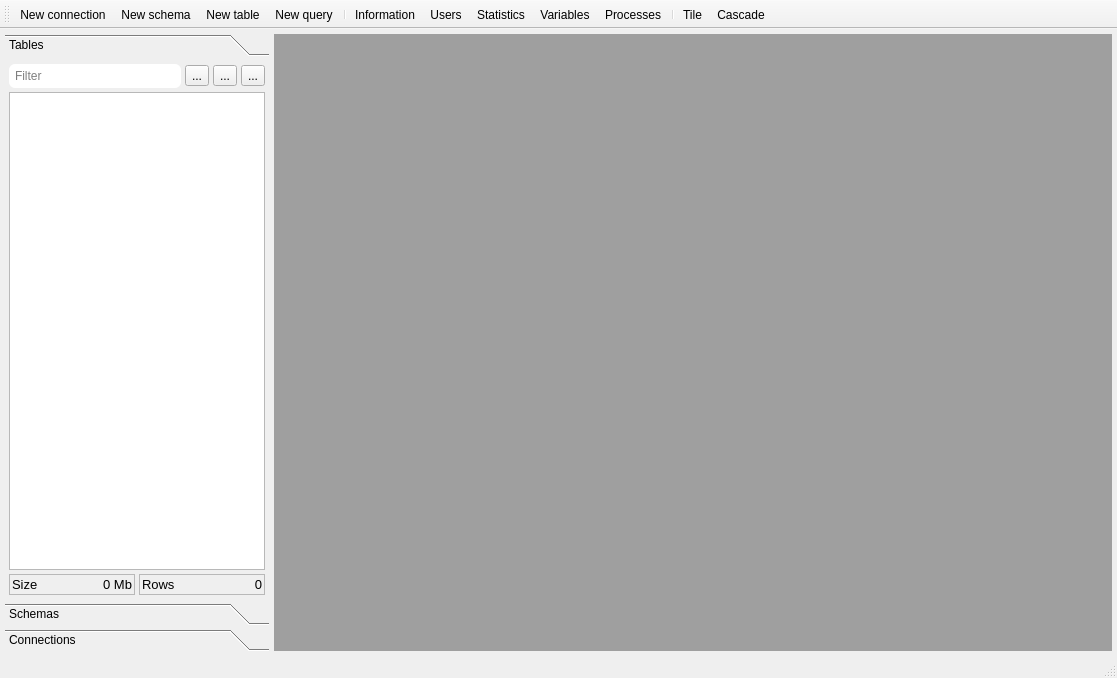
<?xml version="1.0" encoding="UTF-8"?>
<ui version="4.0">
 <class>MainWindow</class>
 <widget class="QMainWindow" name="MainWindow">
  <property name="geometry">
   <rect>
    <x>0</x>
    <y>0</y>
    <width>1117</width>
    <height>678</height>
   </rect>
  </property>
  <property name="windowTitle">
   <string>Sequel Fast</string>
  </property>
  <widget class="QWidget" name="centralwidget">
   <layout class="QGridLayout" name="gridLayout">
    <property name="leftMargin">
     <number>5</number>
    </property>
    <property name="topMargin">
     <number>5</number>
    </property>
    <property name="rightMargin">
     <number>5</number>
    </property>
    <property name="bottomMargin">
     <number>5</number>
    </property>
    <property name="horizontalSpacing">
     <number>5</number>
    </property>
    <property name="verticalSpacing">
     <number>4</number>
    </property>
    <item row="0" column="0">
     <widget class="QToolBox" name="toolBoxLeft">
      <property name="sizePolicy">
       <sizepolicy hsizetype="Fixed" vsizetype="Preferred">
        <horstretch>0</horstretch>
        <verstretch>0</verstretch>
       </sizepolicy>
      </property>
      <property name="styleSheet">
       <string notr="true"/>
      </property>
      <property name="frameShape">
       <enum>QFrame::Shape::NoFrame</enum>
      </property>
      <property name="frameShadow">
       <enum>QFrame::Shadow::Plain</enum>
      </property>
      <property name="currentIndex">
       <number>0</number>
      </property>
      <property name="tabSpacing">
       <number>4</number>
      </property>
      <widget class="QWidget" name="pageTables_3">
       <property name="geometry">
        <rect>
         <x>0</x>
         <y>0</y>
         <width>266</width>
         <height>473</height>
        </rect>
       </property>
       <attribute name="icon">
        <iconset>
         <normalon>:/icons/resources/element.svg</normalon>
        </iconset>
       </attribute>
       <attribute name="label">
        <string>Tables</string>
       </attribute>
       <layout class="QVBoxLayout" name="verticalLayout">
        <property name="spacing">
         <number>4</number>
        </property>
        <property name="leftMargin">
         <number>4</number>
        </property>
        <property name="topMargin">
         <number>4</number>
        </property>
        <property name="rightMargin">
         <number>4</number>
        </property>
        <property name="bottomMargin">
         <number>4</number>
        </property>
        <item>
         <layout class="QHBoxLayout" name="horizontalLayout">
          <property name="spacing">
           <number>4</number>
          </property>
          <item>
           <widget class="QLineEdit" name="lineEditTables">
            <property name="styleSheet">
             <string notr="true">QLineEdit {padding: 4px; border-color: #ddd; border-width: 1px; border-radius: 6px}</string>
            </property>
            <property name="maxLength">
             <number>80</number>
            </property>
            <property name="placeholderText">
             <string>Filter</string>
            </property>
           </widget>
          </item>
          <item>
           <widget class="QToolButton" name="buttonFilterTables">
            <property name="text">
             <string>...</string>
            </property>
            <property name="icon">
             <iconset resource="icons.qrc">
              <normaloff>:/icons/resources/heart tick.svg</normaloff>:/icons/resources/heart tick.svg</iconset>
            </property>
            <property name="iconSize">
             <size>
              <width>16</width>
              <height>16</height>
             </size>
            </property>
            <property name="checkable">
             <bool>true</bool>
            </property>
           </widget>
          </item>
          <item>
           <widget class="QToolButton" name="buttonEditTables">
            <property name="text">
             <string>...</string>
            </property>
            <property name="icon">
             <iconset resource="icons.qrc">
              <normaloff>:/icons/resources/brush.svg</normaloff>:/icons/resources/brush.svg</iconset>
            </property>
            <property name="iconSize">
             <size>
              <width>16</width>
              <height>16</height>
             </size>
            </property>
            <property name="checkable">
             <bool>true</bool>
            </property>
           </widget>
          </item>
          <item>
           <widget class="QToolButton" name="buttonUpdateTables">
            <property name="text">
             <string>...</string>
            </property>
            <property name="icon">
             <iconset resource="icons.qrc">
              <normaloff>:/icons/resources/refresh square.svg</normaloff>:/icons/resources/refresh square.svg</iconset>
            </property>
            <property name="iconSize">
             <size>
              <width>16</width>
              <height>16</height>
             </size>
            </property>
            <property name="checkable">
             <bool>false</bool>
            </property>
           </widget>
          </item>
         </layout>
        </item>
        <item>
         <widget class="QListView" name="listViewTables">
          <property name="editTriggers">
           <set>QAbstractItemView::EditTrigger::NoEditTriggers</set>
          </property>
          <property name="alternatingRowColors">
           <bool>true</bool>
          </property>
         </widget>
        </item>
        <item>
         <layout class="QHBoxLayout" name="horizontalLayout_6">
          <property name="spacing">
           <number>4</number>
          </property>
          <item>
           <widget class="QFrame" name="frame">
            <property name="frameShape">
             <enum>QFrame::Shape::StyledPanel</enum>
            </property>
            <property name="frameShadow">
             <enum>QFrame::Shadow::Raised</enum>
            </property>
            <layout class="QHBoxLayout" name="horizontalLayout_4">
             <property name="leftMargin">
              <number>2</number>
             </property>
             <property name="topMargin">
              <number>2</number>
             </property>
             <property name="rightMargin">
              <number>2</number>
             </property>
             <property name="bottomMargin">
              <number>2</number>
             </property>
             <item>
              <widget class="QLabel" name="label">
               <property name="font">
                <font>
                 <pointsize>10</pointsize>
                </font>
               </property>
               <property name="text">
                <string>Size</string>
               </property>
              </widget>
             </item>
             <item>
              <widget class="QLabel" name="labelTablesSize">
               <property name="font">
                <font>
                 <pointsize>10</pointsize>
                </font>
               </property>
               <property name="frameShape">
                <enum>QFrame::Shape::NoFrame</enum>
               </property>
               <property name="frameShadow">
                <enum>QFrame::Shadow::Raised</enum>
               </property>
               <property name="text">
                <string>0 Mb</string>
               </property>
               <property name="alignment">
                <set>Qt::AlignmentFlag::AlignRight|Qt::AlignmentFlag::AlignTrailing|Qt::AlignmentFlag::AlignVCenter</set>
               </property>
              </widget>
             </item>
            </layout>
           </widget>
          </item>
          <item>
           <widget class="QFrame" name="frame_2">
            <property name="frameShape">
             <enum>QFrame::Shape::StyledPanel</enum>
            </property>
            <property name="frameShadow">
             <enum>QFrame::Shadow::Raised</enum>
            </property>
            <layout class="QHBoxLayout" name="horizontalLayout_5">
             <property name="leftMargin">
              <number>2</number>
             </property>
             <property name="topMargin">
              <number>2</number>
             </property>
             <property name="rightMargin">
              <number>2</number>
             </property>
             <property name="bottomMargin">
              <number>2</number>
             </property>
             <item>
              <widget class="QLabel" name="label_3">
               <property name="font">
                <font>
                 <pointsize>10</pointsize>
                </font>
               </property>
               <property name="text">
                <string>Rows</string>
               </property>
               <property name="alignment">
                <set>Qt::AlignmentFlag::AlignLeading|Qt::AlignmentFlag::AlignLeft|Qt::AlignmentFlag::AlignVCenter</set>
               </property>
              </widget>
             </item>
             <item>
              <widget class="QLabel" name="labelTablesRows">
               <property name="font">
                <font>
                 <pointsize>10</pointsize>
                </font>
               </property>
               <property name="frameShape">
                <enum>QFrame::Shape::NoFrame</enum>
               </property>
               <property name="frameShadow">
                <enum>QFrame::Shadow::Raised</enum>
               </property>
               <property name="text">
                <string>0</string>
               </property>
               <property name="alignment">
                <set>Qt::AlignmentFlag::AlignRight|Qt::AlignmentFlag::AlignTrailing|Qt::AlignmentFlag::AlignVCenter</set>
               </property>
              </widget>
             </item>
            </layout>
           </widget>
          </item>
         </layout>
        </item>
       </layout>
      </widget>
      <widget class="QWidget" name="pageSchemas_3">
       <property name="geometry">
        <rect>
         <x>0</x>
         <y>0</y>
         <width>266</width>
         <height>473</height>
        </rect>
       </property>
       <attribute name="icon">
        <iconset>
         <normalon>:/icons/resources/layer.svg</normalon>
        </iconset>
       </attribute>
       <attribute name="label">
        <string>Schemas</string>
       </attribute>
       <layout class="QVBoxLayout" name="verticalLayout_3">
        <property name="spacing">
         <number>4</number>
        </property>
        <property name="leftMargin">
         <number>4</number>
        </property>
        <property name="topMargin">
         <number>4</number>
        </property>
        <property name="rightMargin">
         <number>4</number>
        </property>
        <property name="bottomMargin">
         <number>4</number>
        </property>
        <item>
         <layout class="QHBoxLayout" name="horizontalLayout_3">
          <property name="spacing">
           <number>4</number>
          </property>
          <item>
           <widget class="QLineEdit" name="lineEditSchemas">
            <property name="styleSheet">
             <string notr="true">QLineEdit {padding: 4px; border-radius: 6px}</string>
            </property>
            <property name="maxLength">
             <number>80</number>
            </property>
            <property name="placeholderText">
             <string>Filter</string>
            </property>
           </widget>
          </item>
          <item>
           <widget class="QToolButton" name="buttonFilterSchemas">
            <property name="text">
             <string>...</string>
            </property>
            <property name="icon">
             <iconset resource="icons.qrc">
              <normaloff>:/icons/resources/heart tick.svg</normaloff>:/icons/resources/heart tick.svg</iconset>
            </property>
            <property name="iconSize">
             <size>
              <width>16</width>
              <height>16</height>
             </size>
            </property>
            <property name="checkable">
             <bool>true</bool>
            </property>
           </widget>
          </item>
          <item>
           <widget class="QToolButton" name="buttonEditSchemas">
            <property name="text">
             <string>...</string>
            </property>
            <property name="icon">
             <iconset resource="icons.qrc">
              <normaloff>:/icons/resources/brush.svg</normaloff>:/icons/resources/brush.svg</iconset>
            </property>
            <property name="iconSize">
             <size>
              <width>16</width>
              <height>16</height>
             </size>
            </property>
            <property name="checkable">
             <bool>true</bool>
            </property>
           </widget>
          </item>
          <item>
           <widget class="QToolButton" name="buttonUpdateSchemas">
            <property name="text">
             <string>...</string>
            </property>
            <property name="icon">
             <iconset resource="icons.qrc">
              <normaloff>:/icons/resources/refresh square.svg</normaloff>:/icons/resources/refresh square.svg</iconset>
            </property>
            <property name="iconSize">
             <size>
              <width>16</width>
              <height>16</height>
             </size>
            </property>
            <property name="checkable">
             <bool>false</bool>
            </property>
           </widget>
          </item>
         </layout>
        </item>
        <item>
         <widget class="QListView" name="listViewSchemas">
          <property name="editTriggers">
           <set>QAbstractItemView::EditTrigger::NoEditTriggers</set>
          </property>
          <property name="alternatingRowColors">
           <bool>true</bool>
          </property>
          <property name="selectionBehavior">
           <enum>QAbstractItemView::SelectionBehavior::SelectItems</enum>
          </property>
         </widget>
        </item>
        <item>
         <layout class="QHBoxLayout" name="horizontalLayout_7">
          <property name="spacing">
           <number>4</number>
          </property>
          <item>
           <widget class="QFrame" name="frame_3">
            <property name="frameShape">
             <enum>QFrame::Shape::StyledPanel</enum>
            </property>
            <property name="frameShadow">
             <enum>QFrame::Shadow::Raised</enum>
            </property>
            <layout class="QHBoxLayout" name="horizontalLayout_8">
             <property name="leftMargin">
              <number>4</number>
             </property>
             <property name="topMargin">
              <number>4</number>
             </property>
             <property name="rightMargin">
              <number>4</number>
             </property>
             <property name="bottomMargin">
              <number>4</number>
             </property>
             <item>
              <widget class="QLabel" name="label_5">
               <property name="font">
                <font>
                 <pointsize>10</pointsize>
                </font>
               </property>
               <property name="text">
                <string>Size</string>
               </property>
              </widget>
             </item>
             <item>
              <widget class="QLabel" name="labelSchemaSize">
               <property name="font">
                <font>
                 <pointsize>10</pointsize>
                </font>
               </property>
               <property name="frameShape">
                <enum>QFrame::Shape::NoFrame</enum>
               </property>
               <property name="text">
                <string>0 Mb</string>
               </property>
               <property name="alignment">
                <set>Qt::AlignmentFlag::AlignRight|Qt::AlignmentFlag::AlignTrailing|Qt::AlignmentFlag::AlignVCenter</set>
               </property>
              </widget>
             </item>
            </layout>
           </widget>
          </item>
          <item>
           <widget class="QFrame" name="frame_4">
            <property name="frameShape">
             <enum>QFrame::Shape::StyledPanel</enum>
            </property>
            <property name="frameShadow">
             <enum>QFrame::Shadow::Raised</enum>
            </property>
            <layout class="QHBoxLayout" name="horizontalLayout_9">
             <property name="leftMargin">
              <number>4</number>
             </property>
             <property name="topMargin">
              <number>4</number>
             </property>
             <property name="rightMargin">
              <number>4</number>
             </property>
             <property name="bottomMargin">
              <number>4</number>
             </property>
             <item>
              <widget class="QLabel" name="label_7">
               <property name="font">
                <font>
                 <pointsize>10</pointsize>
                </font>
               </property>
               <property name="text">
                <string>Tables</string>
               </property>
               <property name="alignment">
                <set>Qt::AlignmentFlag::AlignLeading|Qt::AlignmentFlag::AlignLeft|Qt::AlignmentFlag::AlignVCenter</set>
               </property>
              </widget>
             </item>
             <item>
              <widget class="QLabel" name="labelSchemaTables">
               <property name="font">
                <font>
                 <pointsize>10</pointsize>
                </font>
               </property>
               <property name="frameShape">
                <enum>QFrame::Shape::NoFrame</enum>
               </property>
               <property name="text">
                <string>0</string>
               </property>
               <property name="alignment">
                <set>Qt::AlignmentFlag::AlignRight|Qt::AlignmentFlag::AlignTrailing|Qt::AlignmentFlag::AlignVCenter</set>
               </property>
              </widget>
             </item>
            </layout>
           </widget>
          </item>
         </layout>
        </item>
       </layout>
      </widget>
      <widget class="QWidget" name="pageConnections_3">
       <property name="geometry">
        <rect>
         <x>0</x>
         <y>0</y>
         <width>264</width>
         <height>473</height>
        </rect>
       </property>
       <attribute name="icon">
        <iconset>
         <normalon>:/icons/resources/cloud connection.svg</normalon>
        </iconset>
       </attribute>
       <attribute name="label">
        <string>Connections</string>
       </attribute>
       <layout class="QVBoxLayout" name="verticalLayout_2">
        <property name="spacing">
         <number>4</number>
        </property>
        <property name="leftMargin">
         <number>4</number>
        </property>
        <property name="topMargin">
         <number>4</number>
        </property>
        <property name="rightMargin">
         <number>4</number>
        </property>
        <property name="bottomMargin">
         <number>4</number>
        </property>
        <item>
         <layout class="QHBoxLayout" name="horizontalLayout_2">
          <property name="spacing">
           <number>4</number>
          </property>
          <item>
           <widget class="QLineEdit" name="lineEditConns">
            <property name="styleSheet">
             <string notr="true">QLineEdit {padding: 4px; border-radius: 6px}</string>
            </property>
            <property name="maxLength">
             <number>80</number>
            </property>
            <property name="placeholderText">
             <string>Filter</string>
            </property>
           </widget>
          </item>
          <item>
           <widget class="QToolButton" name="buttonNewConns">
            <property name="text">
             <string>...</string>
            </property>
            <property name="icon">
             <iconset resource="icons.qrc">
              <normaloff>:/icons/resources/add square.svg</normaloff>:/icons/resources/add square.svg</iconset>
            </property>
            <property name="iconSize">
             <size>
              <width>16</width>
              <height>16</height>
             </size>
            </property>
           </widget>
          </item>
          <item>
           <widget class="QToolButton" name="buttonEditConns">
            <property name="text">
             <string>...</string>
            </property>
            <property name="icon">
             <iconset resource="icons.qrc">
              <normaloff>:/icons/resources/brush.svg</normaloff>:/icons/resources/brush.svg</iconset>
            </property>
            <property name="iconSize">
             <size>
              <width>16</width>
              <height>16</height>
             </size>
            </property>
            <property name="checkable">
             <bool>true</bool>
            </property>
           </widget>
          </item>
         </layout>
        </item>
        <item>
         <widget class="QListView" name="listViewConns">
          <property name="styleSheet">
           <string notr="true">QListView {padding: 6px}</string>
          </property>
          <property name="editTriggers">
           <set>QAbstractItemView::EditTrigger::NoEditTriggers</set>
          </property>
         </widget>
        </item>
       </layout>
      </widget>
     </widget>
    </item>
    <item row="0" column="1">
     <widget class="QMdiArea" name="mdiArea"/>
    </item>
   </layout>
  </widget>
  <widget class="QMenuBar" name="menubar">
   <property name="geometry">
    <rect>
     <x>0</x>
     <y>0</y>
     <width>1117</width>
     <height>24</height>
    </rect>
   </property>
   <property name="sizePolicy">
    <sizepolicy hsizetype="MinimumExpanding" vsizetype="Fixed">
     <horstretch>0</horstretch>
     <verstretch>0</verstretch>
    </sizepolicy>
   </property>
  </widget>
  <widget class="QStatusBar" name="statusbar"/>
  <widget class="QToolBar" name="toolBar">
   <property name="windowTitle">
    <string>toolBar</string>
   </property>
   <property name="iconSize">
    <size>
     <width>32</width>
     <height>32</height>
    </size>
   </property>
   <property name="toolButtonStyle">
    <enum>Qt::ToolButtonStyle::ToolButtonTextUnderIcon</enum>
   </property>
   <attribute name="toolBarArea">
    <enum>TopToolBarArea</enum>
   </attribute>
   <attribute name="toolBarBreak">
    <bool>false</bool>
   </attribute>
   <addaction name="actionNew_connection"/>
   <addaction name="actionNew_schema"/>
   <addaction name="actionNew_table"/>
   <addaction name="actionNew_query"/>
   <addaction name="separator"/>
   <addaction name="actionInformation"/>
   <addaction name="actionUsers"/>
   <addaction name="actionStatistics"/>
   <addaction name="actionVariables"/>
   <addaction name="actionProcesses"/>
   <addaction name="separator"/>
   <addaction name="actionTile"/>
   <addaction name="actionCascade"/>
  </widget>
  <action name="actionNew_connection">
   <property name="icon">
    <iconset resource="icons.qrc">
     <normaloff>:/icons/resources/cloud connection.svg</normaloff>:/icons/resources/cloud connection.svg</iconset>
   </property>
   <property name="text">
    <string>New connection</string>
   </property>
  </action>
  <action name="actionNew_schema">
   <property name="icon">
    <iconset resource="icons.qrc">
     <normaloff>:/icons/resources/layer.svg</normaloff>:/icons/resources/layer.svg</iconset>
   </property>
   <property name="text">
    <string>New schema</string>
   </property>
  </action>
  <action name="actionNew_table">
   <property name="icon">
    <iconset resource="icons.qrc">
     <normaloff>:/icons/resources/copy.svg</normaloff>:/icons/resources/copy.svg</iconset>
   </property>
   <property name="text">
    <string>New table</string>
   </property>
  </action>
  <action name="actionNew_query">
   <property name="icon">
    <iconset resource="icons.qrc">
     <normaloff>:/icons/resources/receipt.svg</normaloff>:/icons/resources/receipt.svg</iconset>
   </property>
   <property name="text">
    <string>New query</string>
   </property>
  </action>
  <action name="actionInformation">
   <property name="icon">
    <iconset resource="icons.qrc">
     <normaloff>:/icons/resources/information.svg</normaloff>:/icons/resources/information.svg</iconset>
   </property>
   <property name="text">
    <string>Information</string>
   </property>
  </action>
  <action name="actionPreferences">
   <property name="icon">
    <iconset resource="icons.qrc">
     <normaloff>:/icons/resources/setting (1).svg</normaloff>:/icons/resources/setting (1).svg</iconset>
   </property>
   <property name="text">
    <string>Preferences</string>
   </property>
  </action>
  <action name="actionQuit">
   <property name="icon">
    <iconset resource="icons.qrc">
     <normaloff>:/icons/resources/login.svg</normaloff>:/icons/resources/login.svg</iconset>
   </property>
   <property name="text">
    <string>Quit</string>
   </property>
  </action>
  <action name="actionUsers">
   <property name="icon">
    <iconset resource="icons.qrc">
     <normaloff>:/icons/resources/profile user.svg</normaloff>:/icons/resources/profile user.svg</iconset>
   </property>
   <property name="text">
    <string>Users</string>
   </property>
  </action>
  <action name="actionStatistics">
   <property name="icon">
    <iconset resource="icons.qrc">
     <normaloff>:/icons/resources/diagram.svg</normaloff>:/icons/resources/diagram.svg</iconset>
   </property>
   <property name="text">
    <string>Statistics</string>
   </property>
  </action>
  <action name="actionVariables">
   <property name="icon">
    <iconset resource="icons.qrc">
     <normaloff>:/icons/resources/shapes.svg</normaloff>:/icons/resources/shapes.svg</iconset>
   </property>
   <property name="text">
    <string>Variables</string>
   </property>
  </action>
  <action name="actionProcesses">
   <property name="icon">
    <iconset resource="icons.qrc">
     <normaloff>:/icons/resources/bubble.svg</normaloff>:/icons/resources/bubble.svg</iconset>
   </property>
   <property name="text">
    <string>Processes</string>
   </property>
  </action>
  <action name="actionTile">
   <property name="icon">
    <iconset resource="icons.qrc">
     <normaloff>:/icons/resources/element.svg</normaloff>:/icons/resources/element.svg</iconset>
   </property>
   <property name="text">
    <string>Tile</string>
   </property>
   <property name="menuRole">
    <enum>QAction::MenuRole::NoRole</enum>
   </property>
  </action>
  <action name="actionCascade">
   <property name="icon">
    <iconset resource="icons.qrc">
     <normaloff>:/icons/resources/square.svg</normaloff>:/icons/resources/square.svg</iconset>
   </property>
   <property name="text">
    <string>Cascade</string>
   </property>
   <property name="menuRole">
    <enum>QAction::MenuRole::NoRole</enum>
   </property>
  </action>
 </widget>
 <tabstops>
  <tabstop>lineEditTables</tabstop>
  <tabstop>buttonFilterTables</tabstop>
  <tabstop>buttonEditTables</tabstop>
  <tabstop>buttonUpdateTables</tabstop>
  <tabstop>lineEditSchemas</tabstop>
  <tabstop>buttonFilterSchemas</tabstop>
  <tabstop>buttonEditSchemas</tabstop>
  <tabstop>buttonUpdateSchemas</tabstop>
  <tabstop>lineEditConns</tabstop>
  <tabstop>buttonNewConns</tabstop>
 </tabstops>
 <resources>
  <include location="icons.qrc"/>
 </resources>
 <connections/>
</ui>
